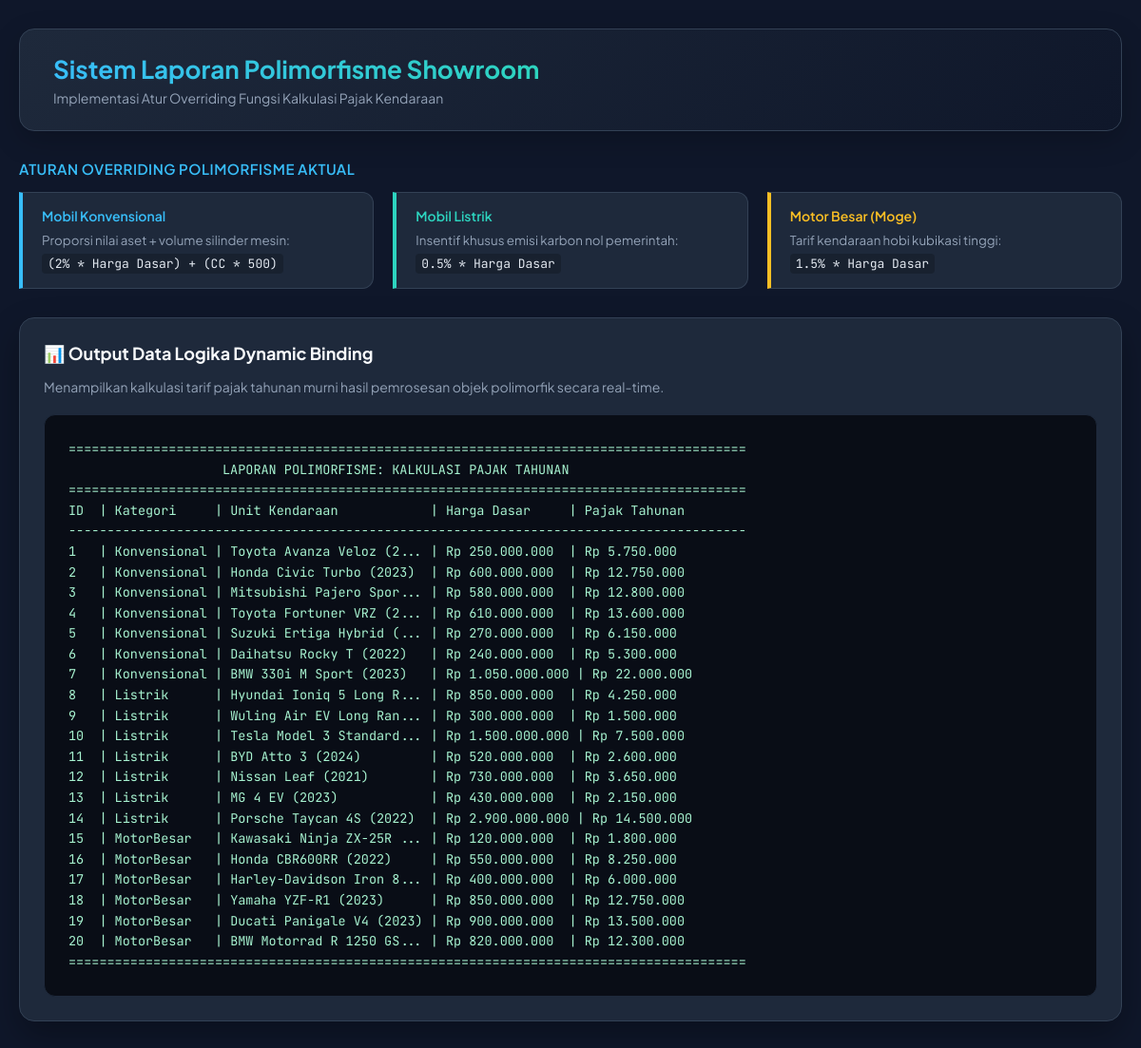
The page / on the database its author committed.
### tables this page shows
CREATE TABLE `mobil_konvensional` (
  `id_kendaraan` int(11) NOT NULL,
  `kapasitas_mesin` int(11) NOT NULL,
  `jenis_bahan_bakar` varchar(30) NOT NULL
);

CREATE TABLE `kendaraan` (
  `id_kendaraan` int(11) NOT NULL,
  `brand` varchar(50) NOT NULL,
  `model` varchar(50) NOT NULL,
  `tahun` year(4) NOT NULL,
  `harga_dasar` decimal(15,2) NOT NULL,
  `kategori` enum('Konvensional','Listrik','MotorBesar') NOT NULL
);

### src/Kendaraan.php (called while the page is built, shortened)
<?php
abstract class Kendaraan {
    protected int $id;
    protected string $brand;
    protected string $model;
    protected int $tahun;
    protected float $hargaDasar;
    protected string $kategori;
    public function __construct(int $id, string $brand, string $model, int $tahun, float $hargaDasar, string $kategori) {
        $this->id = $id;
        $this->brand = $brand;
        $this->model = $model;
        $this->tahun = $tahun;
        $this->hargaDasar = $hargaDasar;
        $this->kategori = $kategori;
    }
    public function getId(): int { return $this->id; }
    public function getBrand(): string { return $this->brand; }
    public function getModel(): string { return $this->model; }
    public function getTahun(): int { return $this->tahun; }
    public function getHargaDasar(): float { return $this->hargaDasar; }
    public function getKategori(): string { return $this->kategori; }
}

### src/Koneksi.php (called while the page is built, shortened)
<?php
class Koneksi {
    private string $host = "127.0.0.1";
    private string $username = "Baihaqy";
    private string $password = "1023";
    private string $database = "showroom";
    public function __construct() {
        $this->conn = new mysqli($this->host, $this->username, $this->password, $this->database);
    }
}

### src/KendaraanDAL.php (called while the page is built, shortened)
<?php
require_once __DIR__ . '/Koneksi.php';
class KendaraanDAL extends Koneksi {
    public function getAllKendaraan(): array {
        $query = "SELECT k.id_kendaraan, k.brand, k.model, k.tahun, k.harga_dasar, k.kategori,
                         mk.kapasitas_mesin, mk.jenis_bahan_bakar,
                         ml.kapasitas_baterai, ml.jarak_tempuh,
                         mb.tipe_rantai, mb.mode_berkendara
                  FROM kendaraan k
                  LEFT JOIN mobil_konvensional mk ON k.id_kendaraan = mk.id_kendaraan
                  LEFT JOIN mobil_listrik ml ON k.id_kendaraan = ml.id_kendaraan
                  LEFT JOIN motor_besar mb ON k.id_kendaraan = mb.id_kendaraan";
        $result = $this->conn->query($query);
        $data = [];
        if ($result) {
            while ($row = $result->fetch_assoc()) {
                $data[] = $row;
            }
        }
        return $data;
    }
}

### src/MobilKonvensional.php (called while the page is built, shortened)
<?php
require_once __DIR__ . '/Kendaraan.php';
class MobilKonvensional extends Kendaraan {
    private int $kapasitasMesin;
    public function __construct(int $id, string $brand, string $model, int $tahun, float $hargaDasar, int $kapasitasMesin, string $jenisBahanBakar) {
        $this->kapasitasMesin = $kapasitasMesin;
    }
    public function hitungPajakTahunan(): float {
        return ($this->hargaDasar * 0.02) + ($this->kapasitasMesin * 500);
    }
}

### src/MobilListrik.php (called while the page is built, shortened)
<?php
require_once __DIR__ . '/Kendaraan.php';
class MobilListrik extends Kendaraan {
    public function hitungPajakTahunan(): float {
        return $this->hargaDasar * 0.005;
    }
}

### src/MotorBesar.php (called while the page is built, shortened)
<?php
require_once __DIR__ . '/Kendaraan.php';
class MotorBesar extends Kendaraan {
    public function hitungPajakTahunan(): float {
        return $this->hargaDasar * 0.015;
    }
}

### src/ManajemenShowroom.php (the view, shortened to what this page needs)
<?php
require_once __DIR__ . '/KendaraanDAL.php';
require_once __DIR__ . '/MobilKonvensional.php';
require_once __DIR__ . '/MobilListrik.php';
require_once __DIR__ . '/MotorBesar.php';
class ManajemenShowroom {
    private KendaraanDAL $dal;
    private array $koleksiKendaraan = [];
    public function __construct() {
        $this->dal = new KendaraanDAL();
        $this->loadPolymorphicCollection();
    }
    private function loadPolymorphicCollection(): void {
        $rawData = $this->dal->getAllKendaraan();
        $this->koleksiKendaraan = [];
        foreach ($rawData as $row) {
            $id = (int)$row['id_kendaraan'];
            $brand = $row['brand'];
            $model = $row['model'];
            $tahun = (int)$row['tahun'];
            $hargaDasar = (float)$row['harga_dasar'];
            $kategori = $row['kategori'];
            if ($kategori === 'Konvensional') {
                $this->koleksiKendaraan[] = new MobilKonvensional(
                    $id, $brand, $model, $tahun, $hargaDasar,
                    (int)$row['kapasitas_mesin'], $row['jenis_bahan_bakar']
                );
            } elseif ($kategori === 'Listrik') {
                $this->koleksiKendaraan[] = new MobilListrik(
                    $id, $brand, $model, $tahun, $hargaDasar,
                    (int)$row['kapasitas_baterai'], (int)$row['jarak_tempuh']
                );
            } elseif ($kategori === 'MotorBesar') {
                $this->koleksiKendaraan[] = new MotorBesar(
                    $id, $brand, $model, $tahun, $hargaDasar,
                    $row['tipe_rantai'], $row['mode_berkendara']
                );
            }
        }
    }
    public function tampilkanLaporanShowroom(): void {
        echo "<pre>";
        echo "========================================================================================\n";
        echo "                    LAPORAN POLIMORFISME: KALKULASI PAJAK TAHUNAN                       \n";
        echo "========================================================================================\n";
        printf("%-3s | %-12s | %-25s | %-15s | %-18s\n", "ID", "Kategori", "Unit Kendaraan", "Harga Dasar", "Pajak Tahunan");
        echo "----------------------------------------------------------------------------------------\n";
        foreach ($this->koleksiKendaraan as $knd) {
            $namaUnit = $knd->getBrand() . ' ' . $knd->getModel() . ' (' . $knd->getTahun() . ')';
            printf(
                "%-3d | %-12s | %-25s | Rp %-12s | Rp %-15s\n",
                $knd->getId(),
                $knd->getKategori(),
                strlen($namaUnit) > 25 ? substr($namaUnit, 0, 22) . '...' : $namaUnit,
                number_format($knd->getHargaDasar(), 0, ',', '.'),
                number_format($knd->hitungPajakTahunan(), 0, ',', '.')
            );
        }
        echo "========================================================================================\n";
        echo "</pre>";
    }
}

### index.php (shortened to what this page needs)
<?php
require_once __DIR__ . '/src/ManajemenShowroom.php';
$showroom = new ManajemenShowroom();
?>
<!DOCTYPE html>
<html lang="id">
<head>
</head>
<body>
<div class="dashboard-container">
    <header>
        <div class="header-title">
            <h1>Sistem Laporan Polimorfisme Showroom</h1>
            <p>Implementasi Atur Overriding Fungsi Kalkulasi Pajak Kendaraan</p>
        </div>
    </header>
    <div class="rule-section-title">Aturan Overriding Polimorfisme Aktual</div>
    <div class="rule-grid">
        <div class="rule-card konvensional">
            <h5 style="color: var(--accent-blue);">Mobil Konvensional</h5>
            <small style="color: var(--text-muted);">Proporsi nilai aset + volume silinder mesin:</small><br>
            <code>(2% * Harga Dasar) + (CC * 500)</code>
        </div>
        <div class="rule-card listrik">
            <h5 style="color: var(--accent-teal);">Mobil Listrik</h5>
            <small style="color: var(--text-muted);">Insentif khusus emisi karbon nol pemerintah:</small><br>
            <code>0.5% * Harga Dasar</code>
        </div>
        <div class="rule-card moge">
            <h5 style="color: var(--accent-amber);">Motor Besar (Moge)</h5>
            <small style="color: var(--text-muted);">Tarif kendaraan hobi kubikasi tinggi:</small><br>
            <code>1.5% * Harga Dasar</code>
        </div>
    </div>
    <section class="output-section">
        <h2 style="font-size: 18px; margin-top:0;">📊 Output Data Logika Dynamic Binding</h2>
        <p style="color: var(--text-muted); font-size:14px; margin-bottom:20px;">Menampilkan kalkulasi tarif pajak tahunan murni hasil pemrosesan objek polimorfik secara real-time.</p>
        <?php $showroom->tampilkanLaporanShowroom(); ?>
    </section>
</div>
</body>
</html>

### index.php (style rules this page uses)
:root { --bg-primary: #0f172a; --bg-surface: #1e293b; --text-main: #f8fafc; --text-muted: #94a3b8; --accent-blue: #38bdf8; --accent-teal: #2dd4bf; --accent-amber: #fbbf24; --border-color: #334155; }
body { font-family: 'Plus Jakarta Sans', sans-serif; background-color: var(--bg-primary); color: var(--text-main); margin: 0; padding: 30px 20px; min-height: 100vh; }
.dashboard-container { max-width: 1200px; margin: 0 auto; }
header { display: flex; justify-content: space-between; align-items: center; background: linear-gradient(135deg, #1e293b 0%, #0f172a 100%); padding: 25px 35px; border-radius: 16px; border: 1px solid var(--border-color); margin-bottom: 30px; box-shadow: 0 10px 30px rgba(0, 0, 0, 0.2); }
.header-title h1 { font-size: 26px; font-weight: 700; margin: 0; background: linear-gradient(to right, var(--accent-blue), var(--accent-teal)); -webkit-background-clip: text; -webkit-text-fill-color: transparent; }
.header-title p { color: var(--text-muted); margin: 5px 0 0 0; font-size: 14px; }
.rule-section-title { font-size: 15px; font-weight: 600; margin-bottom: 15px; text-transform: uppercase; letter-spacing: 0.5px; color: var(--accent-blue); }
.rule-grid { display: grid; grid-template-columns: repeat(auto-fit, minmax(300px, 1fr)); gap: 20px; margin-bottom: 30px; }
.rule-card { background-color: var(--bg-surface); border-left: 4px solid var(--border-color); padding: 15px 20px; border-radius: 0 12px 12px 0; border-top: 1px solid var(--border-color); border-right: 1px solid var(--border-color); border-bottom: 1px solid var(--border-color); }
.rule-card.konvensional { border-left-color: var(--accent-blue); }
.rule-card.listrik { border-left-color: var(--accent-teal); }
.rule-card.moge { border-left-color: var(--accent-amber); }
.rule-card h5 { margin: 0 0 5px 0; font-size: 14px; font-weight: 600; }
.rule-card code { font-family: 'JetBrains Mono', monospace; font-size: 13px; color: #e2e8f0; background: rgba(0,0,0,0.2); padding: 2px 6px; border-radius: 4px; display: inline-block; margin-top: 5px; }
.output-section { background-color: var(--bg-surface); border: 1px solid var(--border-color); border-radius: 16px; padding: 25px; margin-bottom: 30px; box-shadow: 0 15px 35px rgba(0, 0, 0, 0.3); }
pre { background-color: #090d16 !important; color: #a7f3d0 !important; font-family: 'JetBrains Mono', monospace !important; font-size: 13.5px !important; padding: 25px !important; border-radius: 12px !important; border: 1px solid #1e293b !important; line-height: 1.6 !important; overflow-x: auto; margin: 0; }

### rows shown on the page
mobil_konvensional: id_kendaraan.id_kendaraan "1", id_kendaraan.kategori "Konvensional", id_kendaraan.tahun "Toyota Avanza Veloz (2...", id_kendaraan.harga_dasar "250.000.000", $knd->hitungPajakTahunan() "5.750.000"
mobil_konvensional: id_kendaraan.id_kendaraan "2", id_kendaraan.kategori "Konvensional", id_kendaraan.tahun "Honda Civic Turbo (2023)", id_kendaraan.harga_dasar "600.000.000", $knd->hitungPajakTahunan() "12.750.000"
mobil_konvensional: id_kendaraan.id_kendaraan "3", id_kendaraan.kategori "Konvensional", id_kendaraan.tahun "Mitsubishi Pajero Spor...", id_kendaraan.harga_dasar "580.000.000", $knd->hitungPajakTahunan() "12.800.000"
mobil_konvensional: id_kendaraan.id_kendaraan "4", id_kendaraan.kategori "Konvensional", id_kendaraan.tahun "Toyota Fortuner VRZ (2...", id_kendaraan.harga_dasar "610.000.000", $knd->hitungPajakTahunan() "13.600.000"
mobil_konvensional: id_kendaraan.id_kendaraan "5", id_kendaraan.kategori "Konvensional", id_kendaraan.tahun "Suzuki Ertiga Hybrid (...", id_kendaraan.harga_dasar "270.000.000", $knd->hitungPajakTahunan() "6.150.000"
mobil_konvensional: id_kendaraan.id_kendaraan "6", id_kendaraan.kategori "Konvensional", id_kendaraan.tahun "Daihatsu Rocky T (2022)", id_kendaraan.harga_dasar "240.000.000", $knd->hitungPajakTahunan() "5.300.000"
mobil_konvensional: id_kendaraan.id_kendaraan "7", id_kendaraan.kategori "Konvensional", id_kendaraan.tahun "BMW 330i M Sport (2023)", id_kendaraan.harga_dasar "1.050.000.000", $knd->hitungPajakTahunan() "22.000.000"
kendaraan: id_kendaraan "8", kategori "Listrik", brand+model+tahun "Hyundai Ioniq 5 Long R...", harga_dasar "850.000.000", harga_dasar "4.250.000"
kendaraan: id_kendaraan "9", kategori "Listrik", brand+model+tahun "Wuling Air EV Long Ran...", harga_dasar "300.000.000", harga_dasar "1.500.000"
kendaraan: id_kendaraan "10", kategori "Listrik", brand+model+tahun "Tesla Model 3 Standard...", harga_dasar "1.500.000.000", harga_dasar "7.500.000"
kendaraan: id_kendaraan "11", kategori "Listrik", brand+model+tahun "BYD Atto 3 (2024)", harga_dasar "520.000.000", harga_dasar "2.600.000"
kendaraan: id_kendaraan "12", kategori "Listrik", brand+model+tahun "Nissan Leaf (2021)", harga_dasar "730.000.000", harga_dasar "3.650.000"
kendaraan: id_kendaraan "13", kategori "Listrik", brand+model+tahun "MG 4 EV (2023)", harga_dasar "430.000.000", harga_dasar "2.150.000"
kendaraan: id_kendaraan "14", kategori "Listrik", brand+model+tahun "Porsche Taycan 4S (2022)", harga_dasar "2.900.000.000", harga_dasar "14.500.000"
kendaraan: id_kendaraan "15", kategori "MotorBesar", brand+model+tahun "Kawasaki Ninja ZX-25R ...", harga_dasar "120.000.000", harga_dasar "1.800.000"
kendaraan: id_kendaraan "16", kategori "MotorBesar", brand+model+tahun "Honda CBR600RR (2022)", harga_dasar "550.000.000", harga_dasar "8.250.000"
kendaraan: id_kendaraan "17", kategori "MotorBesar", brand+model+tahun "Harley-Davidson Iron 8...", harga_dasar "400.000.000", harga_dasar "6.000.000"
kendaraan: id_kendaraan "18", kategori "MotorBesar", brand+model+tahun "Yamaha YZF-R1 (2023)", harga_dasar "850.000.000", harga_dasar "12.750.000"
kendaraan: id_kendaraan "19", kategori "MotorBesar", brand+model+tahun "Ducati Panigale V4 (2023)", harga_dasar "900.000.000", harga_dasar "13.500.000"
kendaraan: id_kendaraan "20", kategori "MotorBesar", brand+model+tahun "BMW Motorrad R 1250 GS...", harga_dasar "820.000.000", harga_dasar "12.300.000"
